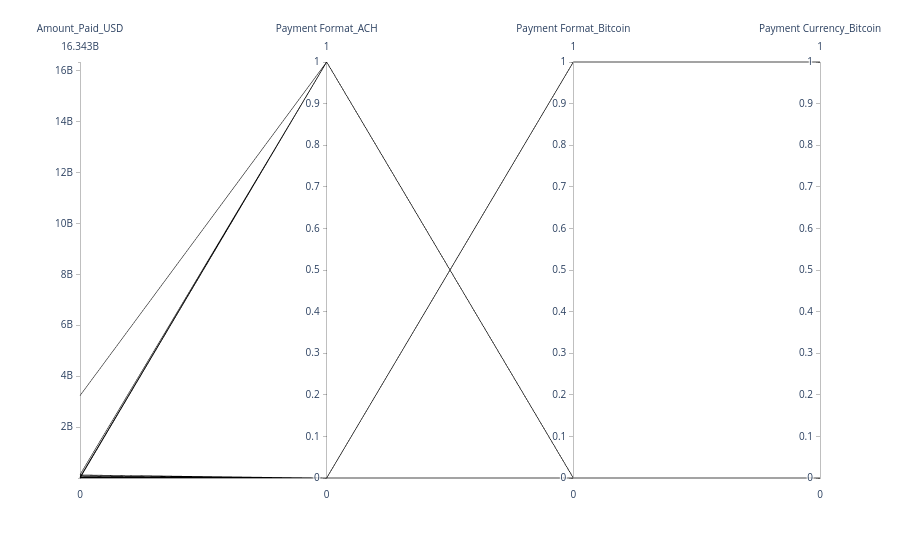

The notebook cell this image was saved under:
### Code cell
import plotly.express as px

# Select the numeric column and all binary flag columns
columns_to_plot = ['Amount_Paid_USD', 'Payment Format_ACH', 'Payment Format_Bitcoin', 'Payment Currency_Bitcoin']

fig = px.parallel_coordinates(
    anomaly_df, 
    dimensions=columns_to_plot,
    color="Is_Anomaly",  # Highlights your anomalies in a separate color
    color_continuous_scale=px.colors.diverging.Tealrose
)
fig.show()

### Figure 1 — Plotly figure (JSON) as saved in the notebook; plotly's stock layout.template omitted (floating-point values rounded to 4 significant figures; data arrays with more than 128 entries replaced by an {"elided": "..."} marker saying what was removed)
{"data": [{"dimensions": [{"label": "Amount_Paid_USD", "values": {"elided": "56947 float values"}}, {"label": "Payment Format_ACH", "values": {"elided": "56947 float values"}}, {"label": "Payment Format_Bitcoin", "values": {"elided": "56947 float values"}}, {"label": "Payment Currency_Bitcoin", "values": {"elided": "56947 float values"}}], "domain": {"x": [0, 1], "y": [0, 1]}, "line": {"color": {"elided": "56947 bool values"}, "coloraxis": "coloraxis"}, "name": "", "type": "parcoords"}], "layout": {"coloraxis": {"colorbar": {"title": {"text": "Is_Anomaly"}}, "colorscale": [[0, "rgb(0, 147, 146)"], [0.1667, "rgb(114, 170, 161)"], [0.3333, "rgb(177, 199, 179)"], [0.5, "rgb(241, 234, 200)"], [0.6667, "rgb(229, 185, 173)"], [0.8333, "rgb(217, 137, 148)"], [1, "rgb(208, 88, 126)"]]}, "legend": {"tracegroupgap": 0}, "margin": {"t": 60}}}
